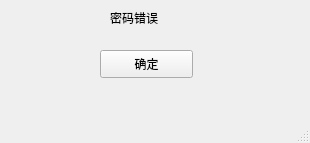
<?xml version="1.0" encoding="UTF-8"?>
<ui version="4.0">
 <class>MainWindow</class>
 <widget class="QMainWindow" name="MainWindow">
  <property name="geometry">
   <rect>
    <x>0</x>
    <y>0</y>
    <width>310</width>
    <height>143</height>
   </rect>
  </property>
  <property name="windowTitle">
   <string>MainWindow</string>
  </property>
  <widget class="QWidget" name="centralwidget">
   <widget class="QLabel" name="label">
    <property name="geometry">
     <rect>
      <x>110</x>
      <y>10</y>
      <width>72</width>
      <height>15</height>
     </rect>
    </property>
    <property name="text">
     <string>密码错误</string>
    </property>
   </widget>
   <widget class="QPushButton" name="pushButton">
    <property name="geometry">
     <rect>
      <x>100</x>
      <y>50</y>
      <width>93</width>
      <height>28</height>
     </rect>
    </property>
    <property name="text">
     <string>确定</string>
    </property>
   </widget>
  </widget>
  <widget class="QMenuBar" name="menubar">
   <property name="geometry">
    <rect>
     <x>0</x>
     <y>0</y>
     <width>310</width>
     <height>25</height>
    </rect>
   </property>
  </widget>
  <widget class="QStatusBar" name="statusbar"/>
 </widget>
 <resources/>
 <connections/>
</ui>
